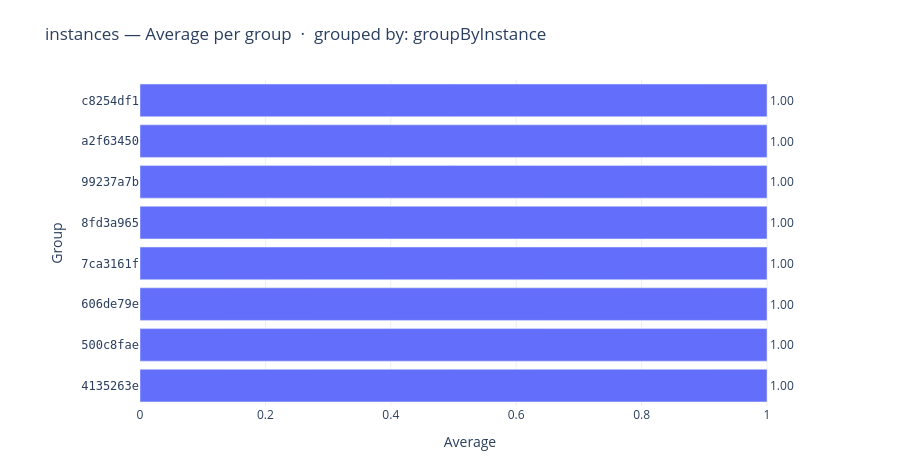

The cell this chart's notebook holds for it:
### Markdown cell above
### Chart Guide

**Purpose:** Ranks all groups by total consumption across the full window — the attribution
view for billing conversations and chargeback analysis.

**Chart Attributes**

| | |
|---|---|
| **Chart type** | Horizontal bar chart |
| **X axis** | Total usage quantity (aggregation matches transform) |
| **Y axis** | Group (shortened label) |
| **Hover** | Full group ID + exact value |

**Insights:** A single dominant bar means one group accounts for a disproportionate share.
Very short bars may indicate idle or newly provisioned tenants.
> Showing the first dataset. To show all, change `ds = grp_datasets[0]` to `for ds in grp_datasets:`.

### Code cell
if fig_43 is not None:
    fig_43.show()

### Figure 1 — Plotly figure (JSON) as saved in the notebook; plotly's stock layout.template omitted (floating-point values rounded to 4 significant figures)
{"data": [{"cliponaxis": false, "customdata": [["0fd2a329-b354-44ad-90e7-16f00fa85948:20260812-1844-5538-161e-859079496e6a:019ff74b-cf0d-77fa-8d80-8a5f4135263e"], ["7ef3d047-2729-402c-a956-3292c88329a7:20260811-2007-0135-962b-8f2f8a078fa1:019ff26f-bf20-775f-a7fc-1704500c8fae"], ["platform:asaservice:019ff1ef-b43c-74e7-b483-d1fa606de79e"], ["ab475c00-63cc-4b75-abcf-9c4513505e31:20260812-1725-3257-36ec-2500ef2d54ce:019ff702-73fc-7608-9f7c-508c7ca3161f"], ["0fd2a329-b354-44ad-90e7-16f00fa85948:20260812-1434-3899-16f9-16230953af1d:019ff66f-45a8-7114-b309-d5fa8fd3a965"], ["0fd2a329-b354-44ad-90e7-16f00fa85948:20260812-1434-3899-16f9-16230953af1d:019ff75c-0850-71fc-91d1-b7f999237a7b"], ["0fd2a329-b354-44ad-90e7-16f00fa85948:20260812-1844-1996-964d-e84490b6e7d5:019ff74b-3438-7737-a1f2-c4bca2f63450"], ["0fd2a329-b354-44ad-90e7-16f00fa85948:20260812-1434-3899-16f9-16230953af1d:019ff75b-d8b0-75da-b0d8-5da6c8254df1"]], "hovertemplate": "<b>%{y}</b><br>Full ID: %{customdata[0]}<br>Average: %{x:.2f}<extra></extra>", "legendgroup": "", "marker": {"color": "#636EFA", "pattern": {"shape": ""}}, "name": "", "orientation": "h", "showlegend": false, "text": [1.0, 1.0, 1.0, 1.0, 1.0, 1.0, 1.0, 1.0], "textposition": "outside", "texttemplate": "%{x:.2f}", "type": "bar", "x": [1.0, 1.0, 1.0, 1.0, 1.0, 1.0, 1.0, 1.0], "xaxis": "x", "y": ["4135263e", "500c8fae", "606de79e", "7ca3161f", "8fd3a965", "99237a7b", "a2f63450", "c8254df1"], "yaxis": "y"}], "layout": {"barmode": "relative", "height": 460, "legend": {"tracegroupgap": 0}, "margin": {"b": 40, "l": 140, "r": 100, "t": 80}, "plot_bgcolor": "white", "showlegend": false, "title": {"text": "instances — Average per group  ·  grouped by: groupByInstance"}, "xaxis": {"anchor": "y", "domain": [0, 1], "gridcolor": "#eee", "showgrid": true, "title": {"text": "Average"}}, "yaxis": {"anchor": "x", "domain": [0, 1], "tickfont": {"family": "monospace", "size": 12}, "title": {"text": "Group"}}}}
